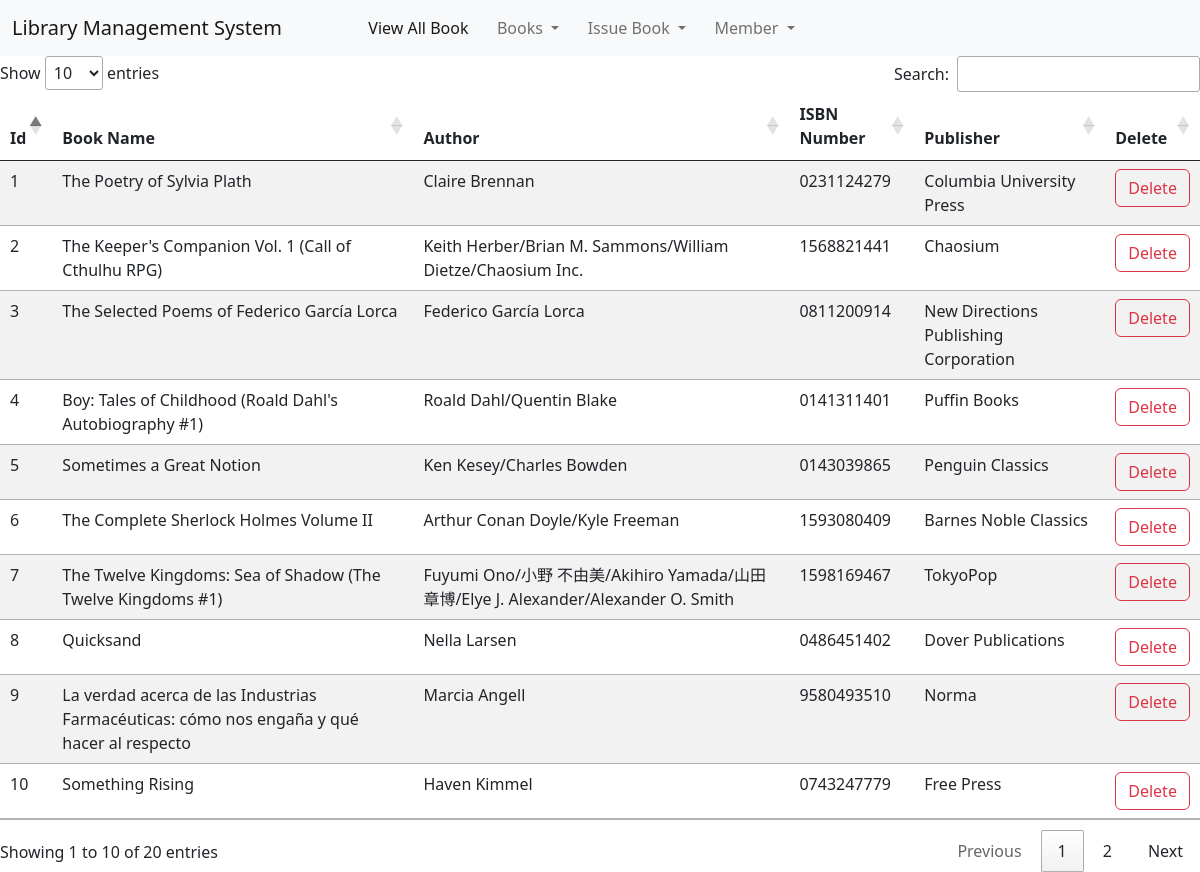
The page /book_list/ on the database its author committed.
### library/models.py (models this page shows)
class Book(models.Model):
    title = models.CharField(max_length=100)
    author = models.CharField(max_length=100)
    isbn = models.CharField(max_length=13)
    publisher = models.CharField(max_length=100)
    page_count = models.IntegerField()
    stock = models.IntegerField(default=0)

### library/views.py (the view)
# urls.py: path('book_list/', views.new_book_list, name='book_list'),
def new_book_list(request):
    books = Book.objects.all()
    return render(request, 'book_list.html', {'books': books})

### library/templates/book_list.html (shortened to what this page needs)
{% extends 'admin_navbar.html' %}
{% load static %}
{% block css %}
<link rel="stylesheet" href="https://cdn.jsdelivr.net/npm/bootstrap@5.3.0/dist/css/bootstrap.min.css">
<link rel="stylesheet" href="https://cdn.datatables.net/1.11.5/css/jquery.dataTables.min.css">
<link rel="stylesheet" href="https://cdn.datatables.net/1.11.5/css/dataTables.bootstrap5.min.css">
<link rel="stylesheet" href="https://cdn.datatables.net/searchpanes/2.2.0/css/searchPanes.bootstrap5.min.css">
<link rel="stylesheet" href="https://cdn.datatables.net/select/1.7.0/css/select.bootstrap5.min.css">
{% endblock %}
{% block body %}
<div class="table-responsive">
    <table id="example" class="table table-striped" style="width:100%">
        <thead>
            <tr>
                <th>Id</th>
                <th>Book Name</th>
                <th>Author</th>
                <th>ISBN Number</th>
                <th>Publisher</th>
                <th>Delete</th>
            </tr>
        </thead>
        <tbody>
            {% for book in books %}
            <tr>
                <td>{{book.id}}</td>
                <td>{{book.title}}</td>
                <td>{{book.author}}</td>
                <td>{{book.isbn}}</td>
                <td>{{book.publisher}}</td>
                <td><a href="{% url 'delete_book' book.id %}" class="btn btn-outline-danger" onclick="return confirm('Are you sure you want to delete this book?')">Delete</a></td>
            </tr>
            {% endfor %}
        </tbody>
    </table>
</div>
{% endblock %}

### library/templates/admin_navbar.html (shortened to what this page needs)
<!doctype html>
<html lang="en">
  <head>
    <link href="https://cdn.jsdelivr.net/npm/bootstrap@5.1.0/dist/css/bootstrap.min.css" rel="stylesheet">
    <link rel="stylesheet" href="https://cdn.datatables.net/1.10.25/css/jquery.dataTables.min.css">
    <link rel="stylesheet" href="https://cdn.datatables.net/buttons/1.7.1/css/buttons.dataTables.min.css">
    {% block css %}
    {% endblock %}
  </head>
  <body>
    <nav class="navbar navbar-expand-lg navbar-light bg-light">
        <div class="container-fluid">
          <a class="navbar-brand" href="{% url 'index'%}">Library Management System</a>
          <div class="collapse navbar-collapse" id="navbarSupportedContent">
            <ul class="navbar-nav me-auto mb-2 mb-lg-0">
              <li class="nav-item">
                <a class="nav-link active" aria-current="page" href="{% url 'book_list' %}">View All Book</a>
              </li>
              <li class="nav-item dropdown">
                <a class="nav-link dropdown-toggle" href="#" id="navbarDropdown" role="button" data-bs-toggle="dropdown" aria-expanded="false">
                  Books
                </a>
              </li>
              <li class="nav-item dropdown">
                <a class="nav-link dropdown-toggle" href="#" id="navbarDropdown" role="button" data-bs-toggle="dropdown" aria-expanded="false">
                  Issue Book
                </a>
              </li>
              <li class="nav-item dropdown">
                <a class="nav-link dropdown-toggle" href="#" id="navbarDropdown" role="button" data-bs-toggle="dropdown" aria-expanded="false">
                  Member
                </a>
              </li>
            </ul>
          </div>
        </div>
      </nav>
      {% block body %}
      {% endblock %}
  </body>
</html>

### rows shown on the page
Book: id "1", title "The Poetry of Sylvia Plath", author "Claire Brennan", isbn "0231124279", publisher "Columbia University Press"
Book: id "2", title "The Keeper's Companion Vol. 1 (Call of Cthulhu RPG)", author "Keith Herber/Brian M. Sammons/William Dietze/Chaosium Inc.", isbn "1568821441", publisher "Chaosium"
Book: id "3", title "The Selected Poems of Federico García Lorca", author "Federico García Lorca", isbn "0811200914", publisher "New Directions Publishing Corporation"
Book: id "4", title "Boy: Tales of Childhood (Roald Dahl's Autobiography #1)", author "Roald Dahl/Quentin Blake", isbn "0141311401", publisher "Puffin Books"
Book: id "5", title "Sometimes a Great Notion", author "Ken Kesey/Charles Bowden", isbn "0143039865", publisher "Penguin Classics"
Book: id "6", title "The Complete Sherlock Holmes Volume II", author "Arthur Conan Doyle/Kyle Freeman", isbn "1593080409", publisher "Barnes Noble Classics"
Book: id "7", title "The Twelve Kingdoms: Sea of Shadow (The Twelve Kingdoms #1)", author "Fuyumi Ono/小野 不由美/Akihiro Yamada/山田 章博/Elye J. Alexander/Alexander O. Smith", isbn "1598169467", publisher "TokyoPop"
Book: id "8", title "Quicksand", author "Nella Larsen", isbn "0486451402", publisher "Dover Publications"
Book: id "9", title "La verdad acerca de las Industrias Farmacéuticas: cómo nos engaña y qué hacer al respecto", author "Marcia Angell", isbn "9580493510", publisher "Norma"
Book: id "10", title "Something Rising", author "Haven Kimmel", isbn "0743247779", publisher "Free Press"
